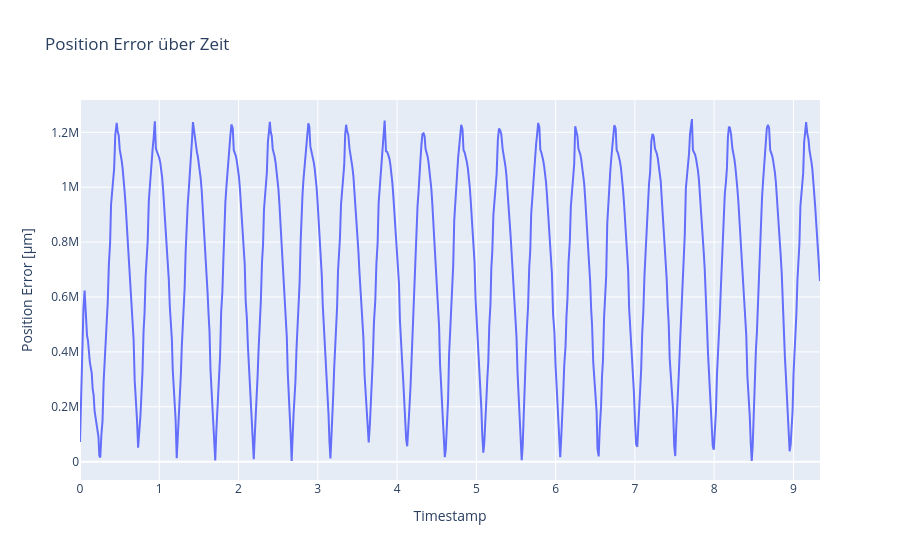

Source (notebook cell):
### Markdown cell above
Plot distance error

### Code cell
act_j, com_j, timestamps = get_arrays()
pos_err, rpy_act, rpy_com = get_errors(act_j, com_j)

# 1) DataFrame anlegen
df = pd.DataFrame({
    'timestamp': timestamps,
    'error_um': pos_err
})

# 2) Interaktiven Linienplot
fig = px.line(
    df,
    x='timestamp',
    y='error_um',
    title="Position Error über Zeit",
    labels={
        'timestamp': 'Timestamp',
        'error_um': 'Position Error [µm]'
    }
)

# 3) Achsen-Datumsformat nach Wunsch
fig.update_xaxes(
    tickformat="%H:%M:%S\n%d-%m-%Y",
    # rangeslider_visible=True     # kleiner Slider unten für grobes Zoomen
)

fig.show()

### Figure 1 — Plotly figure (JSON) as saved in the notebook; plotly's stock layout.template omitted (floating-point values rounded to 4 significant figures; data arrays with more than 128 entries replaced by an {"elided": "..."} marker saying what was removed)
{"data": [{"hovertemplate": "Timestamp=%{x}<br>Position Error [µm]=%{y}<extra></extra>", "legendgroup": "", "line": {"color": "#636efa", "dash": "solid"}, "marker": {"symbol": "circle"}, "mode": "lines", "name": "", "orientation": "v", "showlegend": false, "type": "scatter", "x": {"elided": "729 float values"}, "xaxis": "x", "y": {"elided": "729 float values"}, "yaxis": "y"}], "layout": {"legend": {"tracegroupgap": 0}, "title": {"text": "Position Error über Zeit"}, "xaxis": {"anchor": "y", "domain": [0, 1], "tickformat": "%H:%M:%S\n%d-%m-%Y", "title": {"text": "Timestamp"}}, "yaxis": {"anchor": "x", "domain": [0, 1], "title": {"text": "Position Error [µm]"}}}}
